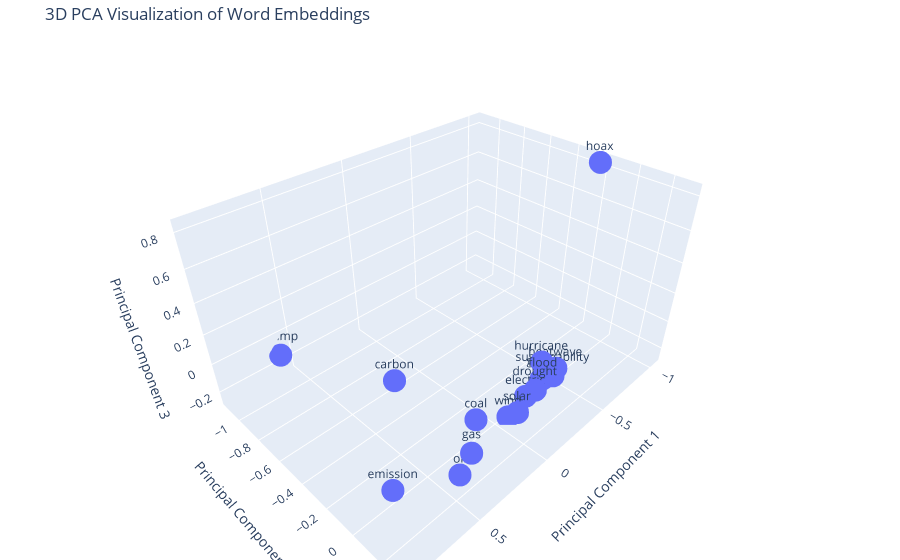

The notebook cell this image was saved under:
### Code cell
# Assuming you have already filtered the DataFrame
# and extracted the features

# Apply PCA to reduce dimensions to 3
pca = PCA(n_components=3)
X_pca = pca.fit_transform(X)

# Create a DataFrame for the PCA results
pca_df = pd.DataFrame(X_pca, columns=['PC1', 'PC2', 'PC3'])
pca_df['word'] = df_filtered['word'].values

# Plot the results in 3D
fig = px.scatter_3d(
    pca_df, 
    x='PC1', 
    y='PC2', 
    z='PC3', 
    text='word', 
    title='3D PCA Visualization of Word Embeddings'
)

# Improve layout and appearance
fig.update_traces(marker=dict(size=8), textposition='top center')
fig.update_layout(
    scene=dict(
        xaxis_title='Principal Component 1',
        yaxis_title='Principal Component 2',
        zaxis_title='Principal Component 3'
    ),
    margin=dict(l=0, r=0, b=0, t=40)
)

fig.show()

### Figure 1 — Plotly figure (JSON) as saved in the notebook; plotly's stock layout.template omitted (floating-point values rounded to 4 significant figures)
{"data": [{"hovertemplate": "PC1=%{x}<br>PC2=%{y}<br>PC3=%{z}<br>word=%{text}<extra></extra>", "legendgroup": "", "marker": {"color": "#636efa", "size": 8, "symbol": "circle"}, "mode": "markers+text", "name": "", "scene": "scene", "showlegend": false, "text": ["trump", "hurricane", "greta", "coal", "carbon", "emission", "sustainability", "solar", "electric", "gas", "wind", "oil", "hoax", "heatwave", "drought", "flood"], "textposition": "top center", "type": "scatter3d", "x": [0.5917, -0.3637, -0.4002, 0.2422, 0.7101, 0.9011, -0.424, -0.02565, -0.1871, 0.5214, -0.06367, 0.5013, -1.039, -0.4299, -0.2168, -0.3178], "y": [-1.129, 0.00662, -0.0107, 0.0747, 0.05502, 0.2403, 0.05075, 0.1212, 0.04656, 0.3053, 0.0323, 0.2196, -0.2121, 0.05936, 0.08474, 0.05567], "z": [-0.1281, -0.06928, -0.2347, -0.02609, 0.5208, 0.1876, -0.182, -0.1359, -0.1813, 0.1473, -0.2591, -0.0851, 0.8322, -0.1228, -0.1304, -0.1331]}], "layout": {"legend": {"tracegroupgap": 0}, "margin": {"b": 0, "l": 0, "r": 0, "t": 40}, "scene": {"domain": {"x": [0, 1], "y": [0, 1]}, "xaxis": {"title": {"text": "Principal Component 1"}}, "yaxis": {"title": {"text": "Principal Component 2"}}, "zaxis": {"title": {"text": "Principal Component 3"}}}, "title": {"text": "3D PCA Visualization of Word Embeddings"}}}
